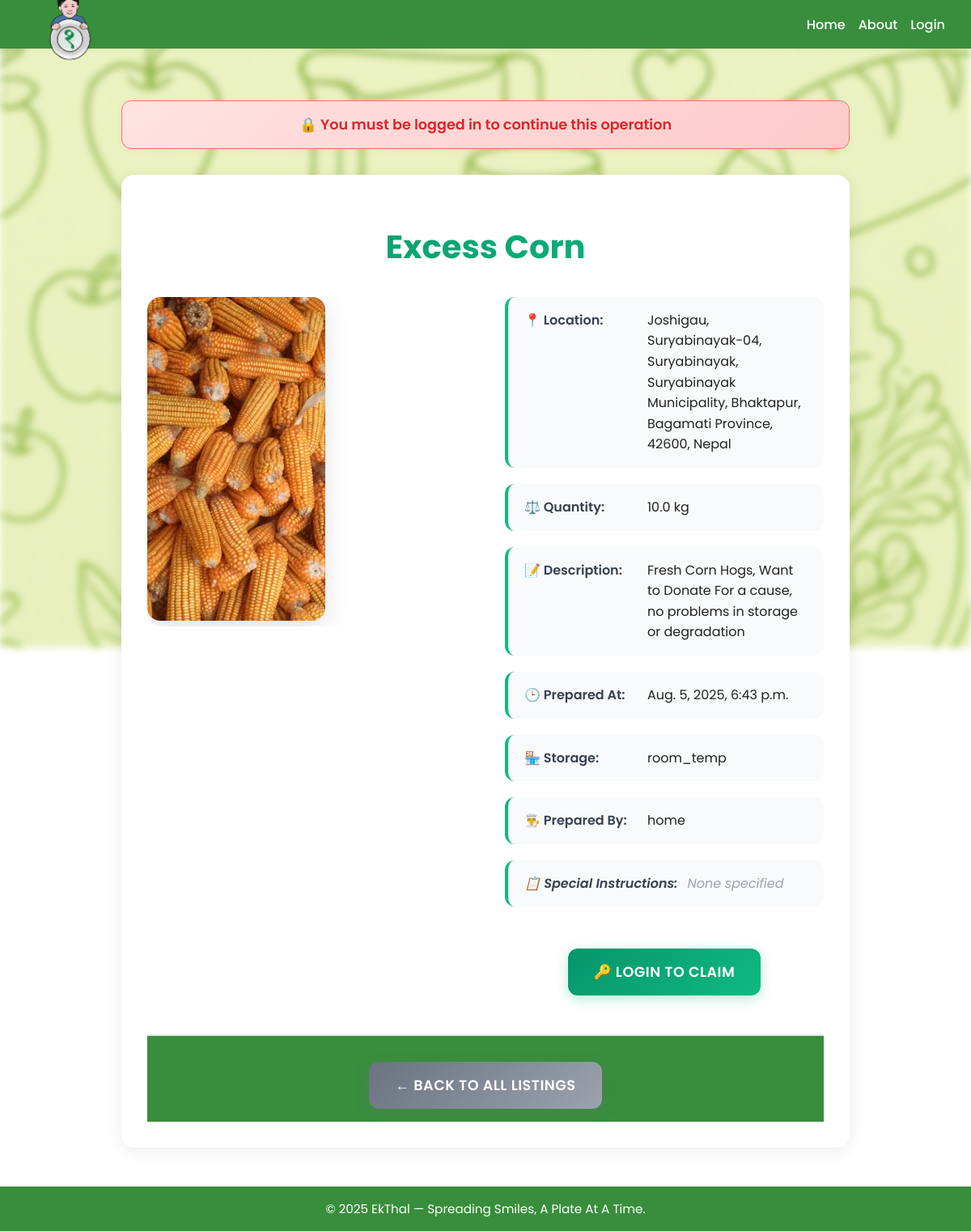
Page /listing/42/ on the committed database.
### app/models.py (models this page shows, shortened)
class FoodListing(models.Model):
    donor = models.ForeignKey(Profile, on_delete=models.CASCADE)
    title = models.CharField(max_length=100, help_text='Required')
    description = models.TextField(help_text='Required')
    location = models.CharField(max_length=255, help_text='Required')
    latitude = models.FloatField(null=True, blank=True)
    longitude = models.FloatField(null=True, blank=True)
    quantity = models.FloatField(help_text='Quantity in kg (Required)')
    prepared_at = models.DateTimeField(null=True, blank=True, help_text='Date and hour food was prepared (Required)')
    created_at = models.DateTimeField(auto_now_add=True)
    image = models.ImageField(upload_to='food_images/', blank=True, null=True)
    ai_report = models.TextField(blank=True)
    recurring = models.BooleanField(default=False)
    storage = models.CharField(max_length=50, blank=True, help_text='Required')
    prepared_by = models.CharField(max_length=50, blank=True, help_text='Required')
    special_instructions = models.TextField(blank=True, help_text='Optional')
    status = models.CharField(max_length=20, choices=[('pending', 'Pending'), ('approved', 'Approved'), ('rejected', 'Rejected')], default='pending')

### app/views.py (the view, shortened to what this page needs)
# urls.py: path("listing/<int:listing_id>/", views.listing_detail, name="listing_detail"),
def listing_detail(request, listing_id):
    listing = get_object_or_404(FoodListing, id=listing_id)
    is_org = False
    if request.user.is_authenticated:
        user_profile = Profile.objects.get(user=request.user)
        is_org = user_profile.is_organization
    claimed_ids = set(ClaimedListing.objects.values_list('food_listing_id', flat=True))
    ai_summary = None
    ai_analysis = None
    return render(request, 'listing_detail.html', {
        'listing': listing,
        'is_org': is_org,
        'claimed_ids': claimed_ids,
        'ai_summary': ai_summary,
        'ai_analysis': ai_analysis,
    })

### app/views.py (called while the page is built)
def user_profile_context(request):
    try:
        if request.user.is_authenticated:
            try:
                return {'profile': Profile.objects.get(user=request.user)}
            except Profile.DoesNotExist:
                return {'profile': None}
        return {'profile': None}
    except Exception as e:
        print(f"Context processor error: {e}")
        return {'profile': None, 'user': None}

### templates/listing_detail.html (shortened to what this page needs)
{% extends "base.html" %}
{% load static %}
{% block extra_head %}
<link rel="stylesheet" href="{% static 'styles.css' %}">
{% endblock %}
{% block content %}
{% if not user.is_authenticated %}
<div class="login-notice">
  <p>🔒 You must be logged in to continue this operation</p>
</div>
{% endif %}
<div class="listing-detail-container">
  <header>
    <h1>{{ listing.title }}</h1>
  </header>
  <div class="listing-detail-main">
    {% if listing.image %}
      <div class="image-container">
        <img src="{{ listing.image.url }}" alt="{{ listing.title }} - Food Image" class="listing-image">
      </div>
    {% endif %}
    <div class="listing-info">
      <div class="info-item">
        <p><strong>📍 Location:</strong> {{ listing.location }}</p>
      </div>
      <div class="info-item">
        <p><strong>⚖️ Quantity:</strong> {{ listing.quantity }} kg</p>
      </div>
      <div class="info-item">
        <p><strong>📝 Description:</strong> {{ listing.description }}</p>
      </div>
      <div class="info-item">
        <p><strong>🕒 Prepared At:</strong> {{ listing.prepared_at }}</p>
      </div>
      <div class="info-item">
        <p><strong>🏪 Storage:</strong> {{ listing.storage }}</p>
      </div>
      <div class="info-item">
        <p><strong>👨‍🍳 Prepared By:</strong> {{ listing.prepared_by }}</p>
      </div>
      <div class="info-item">
        <p><strong>📋 Special Instructions:</strong>
          {% if listing.special_instructions %}
            {{ listing.special_instructions }}
          {% else %}
            <span class="empty-value">None specified</span>
          {% endif %}
        </p>
      </div>
      <div class="action-buttons">
        {% if user.is_authenticated and is_org and listing.id not in claimed_ids %}
          <a href="{% url 'claim_listing' listing.id %}" class="btn-primary">
            🎯 Claim This Listing
          </a>
        {% elif not user.is_authenticated %}
          <a href="{% url 'login' %}" class="btn-primary">
            🔑 Login to Claim
          </a>
        {% else %}
          <div class="claimed-notice">
            <p>✅ This listing has been claimed</p>
          </div>
        {% endif %}
      </div>
    </div>
  </div>
  <footer class="listing-footer">
    <a href="{% url 'listings' %}" class="btn-primary">
      ← Back to All Listings
    </a>
  </footer>
</div>
{% endblock %}

### static/styles.css (style rules this page uses)
:root { --primary: #ff9800; --secondary: #388e3c; --background: #fff; --text: #222; --navbar-height: 60px; }
body { margin: 0; font-family: 'Poppins', Arial, sans-serif; background: var(--background); color: var(--text); min-height: 100vh; display: flex; flex-direction: column; overflow-x: hidden; padding: 0; }
.btn-primary { padding: 10px 18px; font-size: 16px; border: none; border-radius: 30px; cursor: pointer; font-weight: bold; background-color: #ffa500; color: #fff; transition: background-color 0.3s ease, transform 0.2s ease; }
footer { background: var(--secondary); color: #fff; text-align: center; padding: 1rem 0; font-size: 0.95rem; }
.listing-detail-container { max-width: 700px; margin: 2rem auto; background: #f6f6f6; border-radius: 24px; box-shadow: 0 2px 16px rgba(67,146,73,0.08); padding: 2rem 2.5rem; }
.listing-detail-main { display: flex; gap: 2rem; align-items: flex-start; }
.listing-image { max-width: 220px; border-radius: 16px; box-shadow: 0 2px 8px rgba(67,146,73,0.07); }
.listing-info { flex: 1; }
.login-notice { background: #fff3cd; color: #856404; border: 1px solid #ffeaa7; border-radius: 8px; padding: 0.75rem 1rem; margin: 1rem auto; max-width: 900px; text-align: center; font-weight: 500; box-shadow: 0 2px 4px rgba(0,0,0,0.05); }
.login-notice p { margin: 0; font-size: 0.95rem; }
.login-notice { background: linear-gradient(135deg, #fee2e2 0%, #fecaca 100%); border: 1px solid #f87171; border-radius: 12px; padding: 1rem 1.5rem; margin-bottom: 2rem; text-align: center; box-shadow: 0 2px 8px rgba(248, 113, 113, 0.1); }
.login-notice p { color: #dc2626; font-weight: 600; margin: 0; font-size: 1.1rem; }
.listing-detail-container { max-width: 1200px; margin: 0 auto; padding: 2rem; background: #ffffff; border-radius: 16px; box-shadow: 0 4px 20px rgba(0, 0, 0, 0.08); margin-top: 2rem; margin-bottom: 2rem; }
.listing-detail-main { display: grid; grid-template-columns: 1fr 1fr; gap: 3rem; align-items: start; margin-bottom: 3rem; }
.listing-image { width: 100%; height: 400px; object-fit: cover; border-radius: 16px; box-shadow: 0 8px 32px rgba(0, 0, 0, 0.12); transition: transform 0.3s ease, box-shadow 0.3s ease; }
.listing-info { display: flex; flex-direction: column; gap: 1.25rem; }
.listing-info p { display: flex; align-items: flex-start; background: #f8fafc; padding: 1rem 1.25rem; border-radius: 12px; border-left: 4px solid #10b981; margin: 0; font-size: 1rem; line-height: 1.6; transition: all 0.2s ease; }
.listing-info p strong { color: #374151; font-weight: 600; margin-right: 0.75rem; min-width: 140px; flex-shrink: 0; }
.btn-primary { display: inline-flex; align-items: center; justify-content: center; background: linear-gradient(135deg, #059669 0%, #10b981 100%); color: white; text-decoration: none; padding: 1rem 2rem; border-radius: 12px; font-weight: 600; font-size: 1.1rem; transition: all 0.3s ease; box-shadow: 0 4px 16px rgba(16, 185, 129, 0.3); border: none; cursor: pointer; text-transform: uppercase; letter-spacing: 0.5px; }
.listing-info p:has(.empty-value), .listing-info p .empty-value { color: #9ca3af; font-style: italic; }
.listing-detail-container header h1 { font-size: 2.5rem; font-weight: 700; color: #1f2937; margin-bottom: 2rem; text-align: center; background: linear-gradient(135deg, #059669 0%, #10b981 100%); -webkit-background-clip: text; -webkit-text-fill-color: transparent; background-clip: text; }
.image-container { position: relative; overflow: hidden; border-radius: 16px; }
.info-item { transition: all 0.2s ease; }
.action-buttons { margin-top: 2rem; text-align: center; }
.listing-footer { text-align: center; margin-top: 3rem; padding-top: 2rem; border-top: 2px solid #e5e7eb; }
.listing-footer .btn-primary { background: linear-gradient(135deg, #6b7280 0%, #9ca3af 100%); box-shadow: 0 4px 16px rgba(107, 114, 128, 0.3); }
.listing-detail-container { animation: slideInUp 0.6s ease-out; }

### rows in the picture
FoodListing: title "Excess Corn", image (picture), location "Joshigau, Suryabinayak-04, Suryabinayak, Suryabinayak Municipality, Bhaktapur, Bagamati Province, 42600, Nepal", quantity "10.0", description "Fresh Corn Hogs, Want to Donate For a cause, no problems in storage or degradation", prepared_at "Aug. 5, 2025, 6:43 p.m.", storage "room_temp", prepared_by "home"
